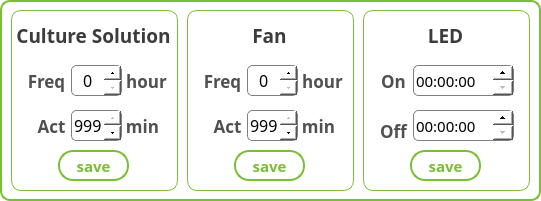
     <widget class="QFrame" name="frame_15">
      <property name="geometry">
       <rect>
        <x>0</x>
        <y>200</y>
        <width>541</width>
        <height>201</height>
       </rect>
      </property>
      <property name="styleSheet">
       <string notr="true">background:transparent;
border : 2px solid rgb(121,191,53);
border-radius:10px</string>
      </property>
      <property name="frameShape">
       <enum>QFrame::StyledPanel</enum>
      </property>
      <property name="frameShadow">
       <enum>QFrame::Raised</enum>
      </property>
      <widget class="QFrame" name="frame_2">
       <property name="geometry">
        <rect>
         <x>11</x>
         <y>10</y>
         <width>167</width>
         <height>181</height>
        </rect>
       </property>
       <property name="styleSheet">
        <string notr="true">background:qlineargradient(spread:pad, x1:0, y1:0, x2:1, y2:1, stop:0 rgba(255, 255, 255, 0), stop:1 rgba(255, 255, 255, 161));
border:1px solid rgb(121,191,53);
border-radius : 10px</string>
       </property>
       <property name="frameShape">
        <enum>QFrame::StyledPanel</enum>
       </property>
       <property name="frameShadow">
        <enum>QFrame::Raised</enum>
       </property>
       <widget class="QLabel" name="label_43">
        <property name="geometry">
         <rect>
          <x>0</x>
          <y>10</y>
          <width>165</width>
          <height>31</height>
         </rect>
        </property>
        <property name="font">
         <font>
          <family>나눔스퀘어 Bold</family>
          <pointsize>14</pointsize>
          <weight>75</weight>
          <bold>true</bold>
         </font>
        </property>
        <property name="styleSheet">
         <string notr="true">background:transparent;
border:transparent;
color:rgb(60,60,60)</string>
        </property>
        <property name="text">
         <string>Culture Solution</string>
        </property>
        <property name="alignment">
         <set>Qt::AlignCenter</set>
        </property>
       </widget>
       <widget class="QSpinBox" name="nut_freq">
        <property name="geometry">
         <rect>
          <x>60</x>
          <y>55</y>
          <width>51</width>
          <height>31</height>
         </rect>
        </property>
        <property name="font">
         <font>
          <family>나눔고딕</family>
          <pointsize>12</pointsize>
         </font>
        </property>
        <property name="layoutDirection">
         <enum>Qt::LeftToRight</enum>
        </property>
        <property name="styleSheet">
         <string notr="true">QSpinBox{background-color:white;
border:1px solid grey;
selection-background-color: rgb(121, 191, 53);
border-radius:5px
}
QSpinBox::down-button {
width: 17px;
}
QSpinBox::up-button {
width: 17px;
}</string>
        </property>
        <property name="alignment">
         <set>Qt::AlignCenter</set>
        </property>
        <property name="minimum">
         <number>0</number>
        </property>
        <property name="maximum">
         <number>999</number>
        </property>
       </widget>
       <widget class="QSpinBox" name="nut_time">
        <property name="geometry">
         <rect>
          <x>60</x>
          <y>100</y>
          <width>51</width>
          <height>31</height>
         </rect>
        </property>
        <property name="font">
         <font>
          <family>나눔고딕</family>
          <pointsize>12</pointsize>
         </font>
        </property>
        <property name="layoutDirection">
         <enum>Qt::LeftToRight</enum>
        </property>
        <property name="styleSheet">
         <string notr="true">QSpinBox{background-color:white;
border:1px solid grey;
selection-background-color: rgb(121, 191, 53);
border-radius:5px
}
QSpinBox::down-button {
width: 17px;
}
QSpinBox::up-button {
width: 17px;
}</string>
        </property>
        <property name="alignment">
         <set>Qt::AlignCenter</set>
        </property>
        <property name="minimum">
         <number>0</number>
        </property>
        <property name="maximum">
         <number>999</number>
        </property>
        <property name="value">
         <number>999</number>
        </property>
       </widget>
       <widget class="QPushButton" name="save_nut">
        <property name="geometry">
         <rect>
          <x>47</x>
          <y>140</y>
          <width>71</width>
          <height>31</height>
         </rect>
        </property>
        <property name="font">
         <font>
          <family>나눔바른고딕</family>
          <pointsize>11</pointsize>
          <weight>75</weight>
          <bold>true</bold>
         </font>
        </property>
        <property name="styleSheet">
         <string notr="true">QPushButton{border-radius : 15px;
border : 2px solid rgb(121,191,53);
color:rgb(121,191,53);
background-color:white;}
QPushButton:pressed{
border-radius : 15px;
border : 2px solid rgb(130,255,75);
border:transparent;
background-color:qlineargradient(spread:pad, x1:0.15, y1:0.15, x2:1, y2:1, stop:0 rgba(177, 220, 61, 255), stop:1 rgba(41, 191, 61, 247));
color:white;
}
</string>
        </property>
        <property name="text">
         <string>save</string>
        </property>
        <property name="checkable">
         <bool>true</bool>
        </property>
       </widget>
       <widget class="QLabel" name="label_49">
        <property name="geometry">
         <rect>
          <x>20</x>
          <y>100</y>
          <width>41</width>
          <height>31</height>
         </rect>
        </property>
        <property name="font">
         <font>
          <family>나눔스퀘어 Bold</family>
          <pointsize>13</pointsize>
          <weight>75</weight>
          <bold>true</bold>
         </font>
        </property>
        <property name="styleSheet">
         <string notr="true">background:transparent;
color:rgb(80,80,80);
border:transparent</string>
        </property>
        <property name="text">
         <string>Act</string>
        </property>
        <property name="alignment">
         <set>Qt::AlignCenter</set>
        </property>
       </widget>
       <widget class="QLabel" name="label_44">
        <property name="geometry">
         <rect>
          <x>115</x>
          <y>55</y>
          <width>41</width>
          <height>31</height>
         </rect>
        </property>
        <property name="font">
         <font>
          <family>나눔스퀘어 Bold</family>
          <pointsize>13</pointsize>
          <weight>75</weight>
          <bold>true</bold>
         </font>
        </property>
        <property name="styleSheet">
         <string notr="true">background:transparent;
color:rgb(80,80,80);
border:transparent</string>
        </property>
        <property name="text">
         <string>hour</string>
        </property>
        <property name="alignment">
         <set>Qt::AlignCenter</set>
        </property>
       </widget>
       <widget class="QLabel" name="label_55">
        <property name="geometry">
         <rect>
          <x>111</x>
          <y>100</y>
          <width>41</width>
          <height>31</height>
         </rect>
        </property>
        <property name="font">
         <font>
          <family>나눔스퀘어 Bold</family>
          <pointsize>13</pointsize>
          <weight>75</weight>
          <bold>true</bold>
         </font>
        </property>
        <property name="styleSheet">
         <string notr="true">background:transparent;
color:rgb(80,80,80);
border:transparent</string>
        </property>
        <property name="text">
         <string>min</string>
        </property>
        <property name="alignment">
         <set>Qt::AlignCenter</set>
        </property>
       </widget>
       <widget class="QLabel" name="label_50">
        <property name="geometry">
         <rect>
          <x>10</x>
          <y>55</y>
          <width>51</width>
          <height>31</height>
         </rect>
        </property>
        <property name="font">
         <font>
          <family>나눔스퀘어 Bold</family>
          <pointsize>13</pointsize>
          <weight>75</weight>
          <bold>true</bold>
         </font>
        </property>
        <property name="styleSheet">
         <string notr="true">background:transparent;
color:rgb(80,80,80);
border:transparent</string>
        </property>
        <property name="text">
         <string>Freq</string>
        </property>
        <property name="alignment">
         <set>Qt::AlignCenter</set>
        </property>
       </widget>
      </widget>
      <widget class="QFrame" name="frame_3">
       <property name="geometry">
        <rect>
         <x>187</x>
         <y>10</y>
         <width>167</width>
         <height>181</height>
        </rect>
       </property>
       <property name="styleSheet">
        <string notr="true">background:qlineargradient(spread:pad, x1:0, y1:0, x2:1, y2:1, stop:0 rgba(255, 255, 255, 0), stop:1 rgba(255, 255, 255, 161));
border:1px solid rgb(121,191,53);
border-radius : 10px</string>
       </property>
       <property name="frameShape">
        <enum>QFrame::StyledPanel</enum>
       </property>
       <property name="frameShadow">
        <enum>QFrame::Raised</enum>
       </property>
       <widget class="QLabel" name="label_51">
        <property name="geometry">
         <rect>
          <x>0</x>
          <y>10</y>
          <width>165</width>
          <height>31</height>
         </rect>
        </property>
        <property name="font">
         <font>
          <family>나눔스퀘어 Bold</family>
          <pointsize>14</pointsize>
          <weight>75</weight>
          <bold>true</bold>
         </font>
        </property>
        <property name="styleSheet">
         <string notr="true">background:transparent;
border:transparent;
color:rgb(60,60,60)</string>
        </property>
        <property name="text">
         <string>Fan</string>
        </property>
        <property name="alignment">
         <set>Qt::AlignCenter</set>
        </property>
       </widget>
       <widget class="QSpinBox" name="nut_freq_2">
        <property name="geometry">
         <rect>
          <x>60</x>
          <y>55</y>
          <width>51</width>
          <height>31</height>
         </rect>
        </property>
        <property name="font">
         <font>
          <family>나눔고딕</family>
          <pointsize>12</pointsize>
         </font>
        </property>
        <property name="layoutDirection">
         <enum>Qt::LeftToRight</enum>
        </property>
        <property name="styleSheet">
         <string notr="true">QSpinBox{background-color:white;
border:1px solid grey;
selection-background-color: rgb(121, 191, 53);
border-radius:5px
}
QSpinBox::down-button {
width: 17px;
}
QSpinBox::up-button {
width: 17px;
}</string>
        </property>
        <property name="alignment">
         <set>Qt::AlignCenter</set>
        </property>
        <property name="minimum">
         <number>0</number>
        </property>
        <property name="maximum">
         <number>999</number>
        </property>
       </widget>
       <widget class="QSpinBox" name="nut_time_2">
        <property name="geometry">
         <rect>
          <x>60</x>
          <y>100</y>
          <width>51</width>
          <height>31</height>
         </rect>
        </property>
        <property name="font">
         <font>
          <family>나눔고딕</family>
          <pointsize>12</pointsize>
         </font>
        </property>
        <property name="layoutDirection">
         <enum>Qt::LeftToRight</enum>
        </property>
        <property name="styleSheet">
         <string notr="true">QSpinBox{background-color:white;
border:1px solid grey;
selection-background-color: rgb(121, 191, 53);
border-radius:5px
}
QSpinBox::down-button {
width: 17px;
}
QSpinBox::up-button {
width: 17px;
}</string>
        </property>
        <property name="alignment">
         <set>Qt::AlignCenter</set>
        </property>
        <property name="minimum">
         <number>0</number>
        </property>
        <property name="maximum">
         <number>999</number>
        </property>
        <property name="value">
         <number>999</number>
        </property>
       </widget>
       <widget class="QPushButton" name="save_nut_2">
        <property name="geometry">
         <rect>
          <x>47</x>
          <y>140</y>
          <width>71</width>
          <height>31</height>
         </rect>
        </property>
        <property name="font">
         <font>
          <family>나눔바른고딕</family>
          <pointsize>11</pointsize>
          <weight>75</weight>
          <bold>true</bold>
         </font>
        </property>
        <property name="styleSheet">
         <string notr="true">QPushButton{border-radius : 15px;
border : 2px solid rgb(121,191,53);
color:rgb(121,191,53);
background-color:white;}
QPushButton:pressed{
border-radius : 15px;
border : 2px solid rgb(130,255,75);
border:transparent;
background-color:qlineargradient(spread:pad, x1:0.15, y1:0.15, x2:1, y2:1, stop:0 rgba(177, 220, 61, 255), stop:1 rgba(41, 191, 61, 247));
color:white;
}
</string>
        </property>
        <property name="text">
         <string>save</string>
        </property>
        <property name="checkable">
         <bool>true</bool>
        </property>
       </widget>
       <widget class="QLabel" name="label_54">
        <property name="geometry">
         <rect>
          <x>20</x>
          <y>100</y>
          <width>41</width>
          <height>31</height>
         </rect>
        </property>
        <property name="font">
         <font>
          <family>나눔스퀘어 Bold</family>
          <pointsize>13</pointsize>
          <weight>75</weight>
          <bold>true</bold>
         </font>
        </property>
        <property name="styleSheet">
         <string notr="true">background:transparent;
color:rgb(80,80,80);
border:transparent</string>
        </property>
        <property name="text">
         <string>Act</string>
        </property>
        <property name="alignment">
         <set>Qt::AlignCenter</set>
        </property>
       </widget>
       <widget class="QLabel" name="label_56">
        <property name="geometry">
         <rect>
          <x>115</x>
          <y>55</y>
          <width>41</width>
          <height>31</height>
         </rect>
        </property>
        <property name="font">
         <font>
          <family>나눔스퀘어 Bold</family>
          <pointsize>13</pointsize>
          <weight>75</weight>
          <bold>true</bold>
         </font>
        </property>
        <property name="styleSheet">
         <string notr="true">background:transparent;
color:rgb(80,80,80);
border:transparent</string>
        </property>
        <property name="text">
         <string>hour</string>
        </property>
        <property name="alignment">
         <set>Qt::AlignCenter</set>
        </property>
       </widget>
       <widget class="QLabel" name="label_57">
        <property name="geometry">
         <rect>
          <x>111</x>
          <y>100</y>
          <width>41</width>
          <height>31</height>
         </rect>
        </property>
        <property name="font">
         <font>
          <family>나눔스퀘어 Bold</family>
          <pointsize>13</pointsize>
          <weight>75</weight>
          <bold>true</bold>
         </font>
        </property>
        <property name="styleSheet">
         <string notr="true">background:transparent;
color:rgb(80,80,80);
border:transparent</string>
        </property>
        <property name="text">
         <string>min</string>
        </property>
        <property name="alignment">
         <set>Qt::AlignCenter</set>
        </property>
       </widget>
       <widget class="QLabel" name="label_58">
        <property name="geometry">
         <rect>
          <x>10</x>
          <y>55</y>
          <width>51</width>
          <height>31</height>
         </rect>
        </property>
        <property name="font">
         <font>
          <family>나눔스퀘어 Bold</family>
          <pointsize>13</pointsize>
          <weight>75</weight>
          <bold>true</bold>
         </font>
        </property>
        <property name="styleSheet">
         <string notr="true">background:transparent;
color:rgb(80,80,80);
border:transparent</string>
        </property>
        <property name="text">
         <string>Freq</string>
        </property>
        <property name="alignment">
         <set>Qt::AlignCenter</set>
        </property>
       </widget>
      </widget>
      <widget class="QFrame" name="frame_4">
       <property name="geometry">
        <rect>
         <x>363</x>
         <y>10</y>
         <width>167</width>
         <height>181</height>
        </rect>
       </property>
       <property name="styleSheet">
        <string notr="true">background:qlineargradient(spread:pad, x1:0, y1:0, x2:1, y2:1, stop:0 rgba(255, 255, 255, 0), stop:1 rgba(255, 255, 255, 161));
border:1px solid rgb(121,191,53);
border-radius : 10px</string>
       </property>
       <property name="frameShape">
        <enum>QFrame::StyledPanel</enum>
       </property>
       <property name="frameShadow">
        <enum>QFrame::Raised</enum>
       </property>
       <widget class="QLabel" name="label_59">
        <property name="geometry">
         <rect>
          <x>0</x>
          <y>10</y>
          <width>165</width>
          <height>31</height>
         </rect>
        </property>
        <property name="font">
         <font>
          <family>나눔스퀘어 Bold</family>
          <pointsize>14</pointsize>
          <weight>75</weight>
          <bold>true</bold>
         </font>
        </property>
        <property name="styleSheet">
         <string notr="true">background:transparent;
border:transparent;
color:rgb(60,60,60)</string>
        </property>
        <property name="text">
         <string>LED</string>
        </property>
        <property name="alignment">
         <set>Qt::AlignCenter</set>
        </property>
       </widget>
       <widget class="QPushButton" name="save_nut_3">
        <property name="geometry">
         <rect>
          <x>47</x>
          <y>140</y>
          <width>71</width>
          <height>31</height>
         </rect>
        </property>
        <property name="font">
         <font>
          <family>나눔바른고딕</family>
          <pointsize>11</pointsize>
          <weight>75</weight>
          <bold>true</bold>
         </font>
        </property>
        <property name="styleSheet">
         <string notr="true">QPushButton{border-radius : 15px;
border : 2px solid rgb(121,191,53);
color:rgb(121,191,53);
background-color:white;}
QPushButton:pressed{
border-radius : 15px;
border : 2px solid rgb(130,255,75);
border:transparent;
background-color:qlineargradient(spread:pad, x1:0.15, y1:0.15, x2:1, y2:1, stop:0 rgba(177, 220, 61, 255), stop:1 rgba(41, 191, 61, 247));
color:white;
}
</string>
        </property>
        <property name="text">
         <string>save</string>
        </property>
        <property name="checkable">
         <bool>true</bool>
        </property>
       </widget>
       <widget class="QLabel" name="label_60">
        <property name="geometry">
         <rect>
          <x>10</x>
          <y>105</y>
          <width>41</width>
          <height>31</height>
         </rect>
        </property>
        <property name="font">
         <font>
          <family>나눔스퀘어 Bold</family>
          <pointsize>13</pointsize>
          <weight>75</weight>
          <bold>true</bold>
         </font>
        </property>
        <property name="styleSheet">
         <string notr="true">background:transparent;
color:rgb(80,80,80);
border:transparent</string>
        </property>
        <property name="text">
         <string>Off</string>
        </property>
        <property name="alignment">
         <set>Qt::AlignCenter</set>
        </property>
       </widget>
       <widget class="QLabel" name="label_63">
        <property name="geometry">
         <rect>
          <x>10</x>
          <y>55</y>
          <width>41</width>
          <height>31</height>
         </rect>
        </property>
        <property name="font">
         <font>
          <family>나눔스퀘어 Bold</family>
          <pointsize>13</pointsize>
          <weight>75</weight>
          <bold>true</bold>
         </font>
        </property>
        <property name="styleSheet">
         <string notr="true">background:transparent;
color:rgb(80,80,80);
border:transparent</string>
        </property>
        <property name="text">
         <string>On</string>
        </property>
        <property name="alignment">
         <set>Qt::AlignCenter</set>
        </property>
       </widget>
       <widget class="QTimeEdit" name="timeEdit">
        <property name="geometry">
         <rect>
          <x>50</x>
          <y>100</y>
          <width>101</width>
          <height>31</height>
         </rect>
        </property>
        <property name="font">
         <font>
          <family>나눔스퀘어</family>
          <pointsize>11</pointsize>
         </font>
        </property>
        <property name="styleSheet">
         <string notr="true">QTimeEdit{
background-color:white;
border:1px solid grey;
selection-background-color: rgb(121, 191, 53);
border-radius:5px
}
QTimeEdit::down-button {
width: 20px;
}
QTimeEdit::up-button {
width: 20px;
}</string>
        </property>
       </widget>
       <widget class="QTimeEdit" name="led_on_at">
        <property name="geometry">
         <rect>
          <x>50</x>
          <y>55</y>
          <width>101</width>
          <height>31</height>
         </rect>
        </property>
        <property name="font">
         <font>
          <family>나눔스퀘어</family>
          <pointsize>11</pointsize>
          <weight>50</weight>
          <bold>false</bold>
         </font>
        </property>
        <property name="styleSheet">
         <string notr="true">QTimeEdit{
background-color:white;
border:1px solid grey;
selection-background-color: rgb(121, 191, 53);
border-radius:5px
}
QTimeEdit::down-button {
width: 20px;
}
QTimeEdit::up-button {
width: 20px;
}</string>
        </property>
       </widget>
      </widget>
     </widget>
